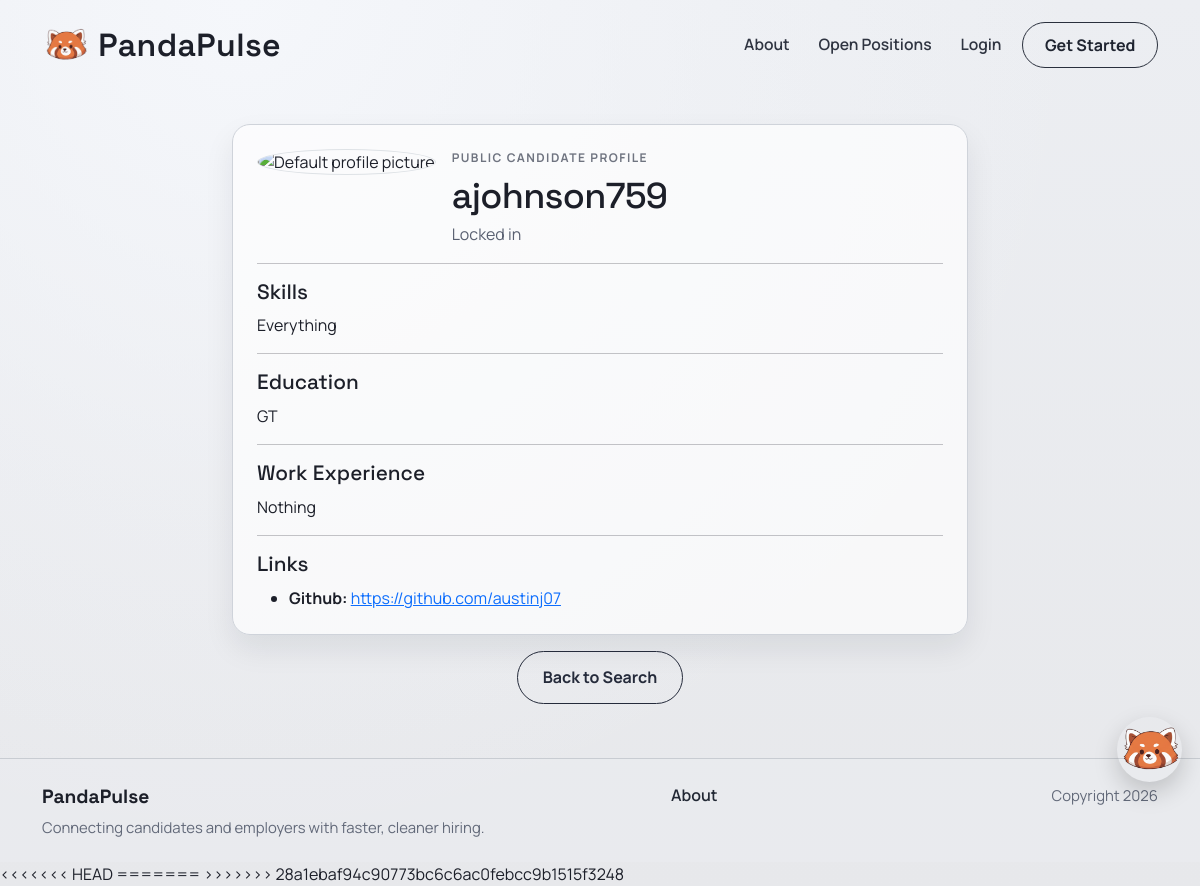
The page /accounts/profile/ajohnson759/ on the database its author committed.
### accounts/models.py (models this page shows, shortened)
class Profile(models.Model):
    class AccountType(models.TextChoices):
        APPLICANT = "APPLICANT", "Job Applicant"
        EMPLOYER = "EMPLOYER", "Employer"
    user = models.OneToOneField(settings.AUTH_USER_MODEL, on_delete=models.CASCADE, related_name="profile")
    account_type = models.CharField(
        max_length=20,
        choices=AccountType.choices,
        default=AccountType.APPLICANT
    )
    profile_picture = models.ImageField(
        upload_to="profile_pics/",
        blank=True,
        null=True
    )
    headline = models.CharField(max_length=120, blank=True)
    skills = models.CharField(max_length=300, blank=True)
    education = models.TextField(blank=True)
    work_experience = models.TextField(blank=True)
    location = models.CharField(max_length=120, blank=True)
    projects = models.TextField(blank=True)
    company_name = models.CharField(max_length=120, blank=True)
    company_website = models.URLField(blank=True)
    company_description = models.TextField(blank=True)
    visible_to_recruiters = models.BooleanField(
        default=True,
        help_text="Allow recruiters to view your profile."
    )
    show_headline = models.BooleanField(default=True)
    show_skills = models.BooleanField(default=True)
    show_education = models.BooleanField(default=True)
    show_work_experience = models.BooleanField(default=True)
    show_links = models.BooleanField(default=True)
    hide_email_from_employers = models.BooleanField(default=False)
    created_at = models.DateTimeField(auto_now_add=True)
    @property
    def location_city_state(self):
        raw = (self.location or "").strip()
        if not raw:
            return ""

class ProfileLink(models.Model):
    profile = models.ForeignKey(Profile, on_delete=models.CASCADE, related_name="links")
    label = models.CharField(max_length=60, blank=True)
    url = models.URLField()
    created_at = models.DateTimeField(auto_now_add=True)

### accounts/views.py (the view)
# urls.py: path("profile/<str:username>/", views.public_profile, name="accounts.public_profile"),
def public_profile(request, username):
    User = get_user_model()
    user = get_object_or_404(User, username=username)
    profile, _ = Profile.objects.get_or_create(user=user)
    is_owner = request.user.is_authenticated and request.user == user
    if profile.account_type != Profile.AccountType.APPLICANT or (not is_owner and not profile.visible_to_recruiters):
        raise Http404("Profile not available.")
    return render(
        request,
        "accounts/public_profile.html",
        {
            "template_data": {
                "title": f"{user.username} Profile",
                "profile": profile,
                "public_view": True,
                "is_owner": is_owner,
                "has_links": profile.links.exists(),
            }
        },
    )

### accounts/context_processors.py (called while the page is built)
def can_post_job(request):
    if not request.user.is_authenticated:
        return {"can_post_job": False}
    is_employer = Profile.objects.filter(
        user=request.user,
        account_type=Profile.AccountType.EMPLOYER,
    ).exists()
    return {"can_post_job": is_employer}

### accounts/templates/accounts/public_profile.html (shortened to what this page needs)
{% extends 'base.html' %}
{% load static %}
{% block content %}
<section class="page-shell">
  <div class="container">
    <div class="row justify-content-center">
      <div class="col-md-10 col-lg-8">
        <div class="surface-card">
          <div class="d-flex justify-content-between align-items-start gap-3 flex-wrap">
            <div class="d-flex align-items-start gap-3">
              <div class="flex-shrink-0">
                {% if template_data.profile.profile_picture %}
                  <img src="{{ template_data.profile.profile_picture.url }}" alt="Profile picture" class="rounded-circle border" style="width:84px;height:84px;object-fit:cover;">
                {% else %}
                  <img src="{% static 'img/default_avatar.png' %}" alt="Default profile picture" class="rounded-circle border" style="width:84px;height:84px;object-fit:cover;">
                {% endif %}
              </div>
              <div>
                <p class="page-kicker mb-2">Public candidate profile</p>
                <h1 class="page-title page-title-sm mb-1">{{ template_data.profile.user.get_username }}</h1>
                {% if template_data.profile.show_headline and template_data.profile.headline %}<p class="surface-copy mb-0">{{ template_data.profile.headline }}</p>{% endif %}
              </div>
            </div>
          </div>
          <hr>
          {% if template_data.profile.show_skills %}
          <h5 class="surface-title">Skills</h5>
          {% if template_data.profile.skills %}<p>{{ template_data.profile.skills }}</p>{% else %}<p class="text-muted">No skills added yet.</p>{% endif %}
          <hr>
          {% endif %}
          {% if template_data.profile.show_education %}
          <h5 class="surface-title">Education</h5>
          {% if template_data.profile.education %}<p style="white-space: pre-wrap;">{{ template_data.profile.education }}</p>{% else %}<p class="text-muted">No education added yet.</p>{% endif %}
          <hr>
          {% endif %}
          {% if template_data.profile.show_work_experience %}
          <h5 class="surface-title">Work Experience</h5>
          {% if template_data.profile.work_experience %}<p style="white-space: pre-wrap;">{{ template_data.profile.work_experience }}</p>{% else %}<p class="text-muted">No work experience added yet.</p>{% endif %}
          <hr>
          {% endif %}
          {% if template_data.profile.show_links %}
          <h5 class="surface-title">Links</h5>
          {% if template_data.has_links %}
            <ul class="mb-0">
              {% for link in template_data.profile.links.all %}
              <li>{% if link.label %}<b>{{ link.label }}:</b> {% endif %}<a href="{{ link.url }}" target="_blank" rel="noopener noreferrer">{{ link.url }}</a></li>
              {% endfor %}
            </ul>
          {% else %}
            <p class="text-muted">No links added yet.</p>
          {% endif %}
          {% endif %}
        </div>
        <div class="text-center mt-3">
          <a href="{% url 'accounts.candidate_search' %}" class="secondary-btn">Back to Search</a>
        </div>
      </div>
    </div>
  </div>
</section>
{% endblock content %}

### project2/static/css/style.css (style rules this page uses)
:root { --bg-base: #e7e8eb; --ink: #1c1f29; --ink-muted: #515662; --line: #c3c8d0; --panel: #9fc3df; --panel-2: #c8deef; }
* { box-sizing: border-box; }
body { margin: 0; min-height: 100vh; font-family: "Manrope", sans-serif; color: var(--ink); background: radial-gradient(circle at 20% 0%, #f5f7fb 0%, rgba(245, 247, 251, 0.3) 38%, transparent 65%), linear-gradient(180deg, #eceef2 0%, var(--bg-base) 100%); }
.primary-btn, .secondary-btn, .danger-btn { display: inline-flex; align-items: center; justify-content: center; text-decoration: none; border-radius: 999px; font-weight: 700; padding: 0.85rem 1.55rem; min-width: 158px; transition: transform 0.22s ease, box-shadow 0.22s ease, background 0.22s ease; }
.secondary-btn { border: 1.3px solid #252b3b; color: #252b3b; }
.page-shell { padding: 2.1rem 0 3.4rem; }
.page-title { font-family: "Space Grotesk", sans-serif; font-size: clamp(2rem, 4.8vw, 3.2rem); letter-spacing: -0.02em; margin-bottom: 0.7rem; }
.page-title-sm { font-size: clamp(1.65rem, 3.5vw, 2.25rem); }
.page-kicker { text-transform: uppercase; letter-spacing: 0.12em; font-size: 0.75rem; font-weight: 700; color: #6f7480; }
.surface-card { background: rgba(255, 255, 255, 0.68); border: 1px solid #cfd3da; border-radius: 18px; padding: 1.5rem; box-shadow: 0 14px 30px rgba(18, 23, 36, 0.08); }
.surface-title { font-family: "Space Grotesk", sans-serif; font-size: 1.3rem; margin-bottom: 0.55rem; }
.surface-copy { color: #596071; line-height: 1.55; }

### project2/static/mascot/panda.css (style rules this page uses)
:root { --panda-size: 65px; --panda-z: 9999; --panda-shadow: 0 10px 25px rgba(0,0,0,.18); --panda-gap: 10px; --panda-bubble-bg: rgba(0,0,0,.82); --panda-bubble-color: #fff; --panda-bubble-radius: 12px; --panda-bubble-font: 12px; --panda-bubble-pad-y: 10px; --panda-bubble-pad-x: 30px; --panda-bubble-maxw: 350px; }

### rows shown on the page
Profile: profile.user.get_username "ajohnson759", profile.headline "Locked in", profile.skills "Everything", profile.education "GT", profile.work_experience "Nothing"
ProfileLink: label "Github", url "https://github.com/austinj07"
